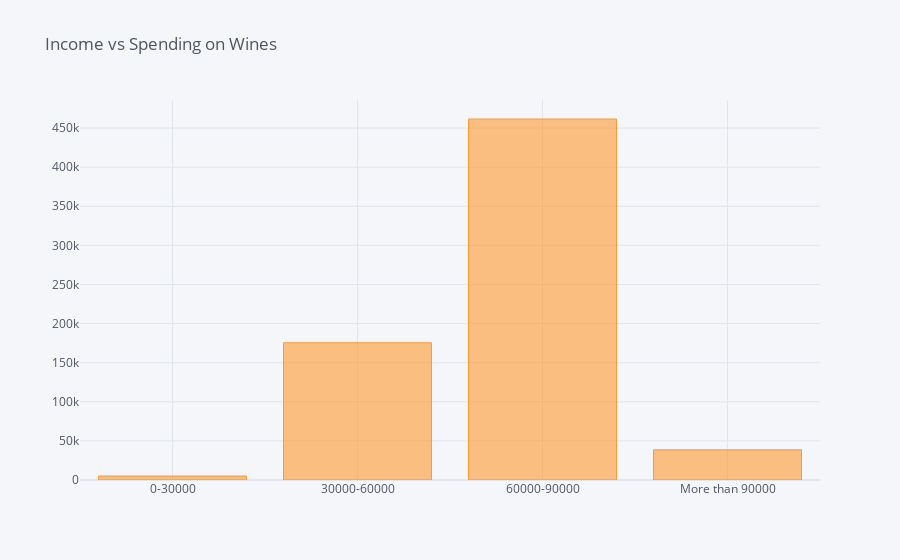
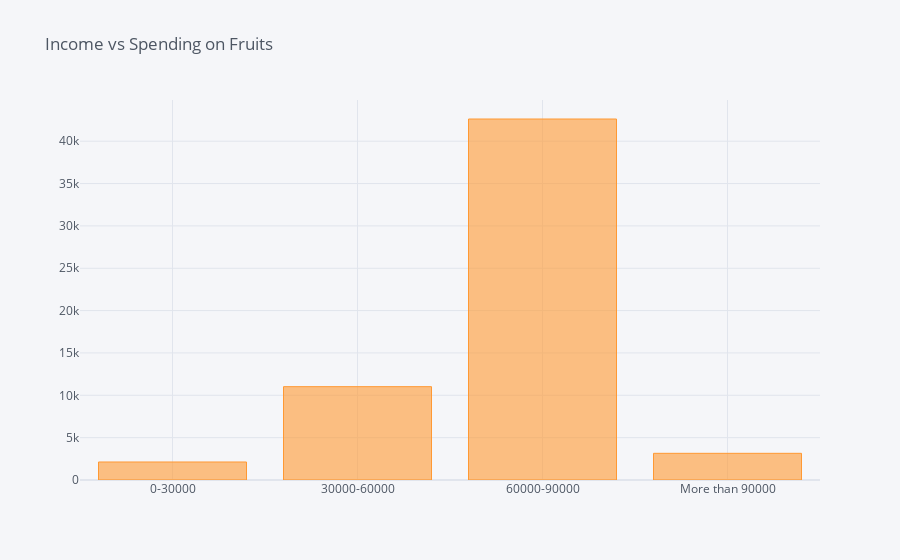
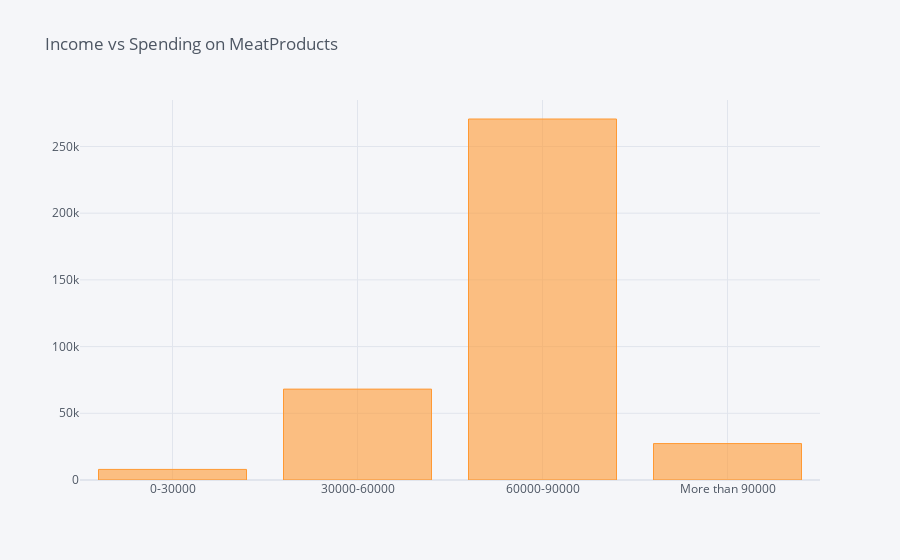
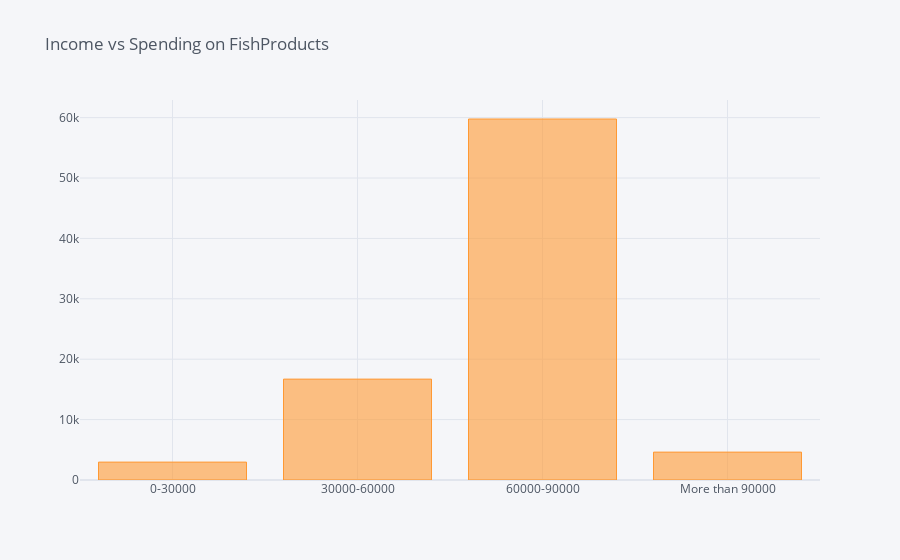

Notebook code for these charts, in order:
### Code cell
for i in cc.columns:
    df.groupby('income_range')[i].sum().iplot(kind='bar',title=' Income vs Spending on ' + i,textposition='outside')

### Figure 1 — Plotly figure (JSON) as saved in the notebook; plotly's stock layout.template omitted (floating-point values rounded to 4 significant figures)
{"data": [{"marker": {"color": "rgba(255, 153, 51, 0.6)", "line": {"color": "rgba(255, 153, 51, 1.0)", "width": 1}}, "name": "Wines", "orientation": "v", "text": "", "type": "bar", "x": ["0-30000", "30000-60000", "60000-90000", "More than 90000"], "y": [5099, 175461, 461611, 38645]}], "layout": {"autosize": true, "legend": {"bgcolor": "#F5F6F9", "font": {"color": "#4D5663"}}, "paper_bgcolor": "#F5F6F9", "plot_bgcolor": "#F5F6F9", "title": {"font": {"color": "#4D5663"}, "text": " Income vs Spending on Wines"}, "xaxis": {"autorange": true, "gridcolor": "#E1E5ED", "range": [-0.5, 3.5], "showgrid": true, "tickfont": {"color": "#4D5663"}, "title": {"font": {"color": "#4D5663"}, "text": ""}, "type": "category", "zerolinecolor": "#E1E5ED"}, "yaxis": {"autorange": true, "gridcolor": "#E1E5ED", "range": [0, 485900.0], "showgrid": true, "tickfont": {"color": "#4D5663"}, "title": {"font": {"color": "#4D5663"}, "text": ""}, "type": "linear", "zerolinecolor": "#E1E5ED"}}}

### Figure 2 — Plotly figure (JSON) as saved in the notebook; plotly's stock layout.template omitted (floating-point values rounded to 4 significant figures)
{"data": [{"marker": {"color": "rgba(255, 153, 51, 0.6)", "line": {"color": "rgba(255, 153, 51, 1.0)", "width": 1}}, "name": "Fruits", "orientation": "v", "text": "", "type": "bar", "x": ["0-30000", "30000-60000", "60000-90000", "More than 90000"], "y": [2126, 11020, 42621, 3150]}], "layout": {"autosize": true, "legend": {"bgcolor": "#F5F6F9", "font": {"color": "#4D5663"}}, "paper_bgcolor": "#F5F6F9", "plot_bgcolor": "#F5F6F9", "title": {"font": {"color": "#4D5663"}, "text": " Income vs Spending on Fruits"}, "xaxis": {"autorange": true, "gridcolor": "#E1E5ED", "range": [-0.5, 3.5], "showgrid": true, "tickfont": {"color": "#4D5663"}, "title": {"font": {"color": "#4D5663"}, "text": ""}, "type": "category", "zerolinecolor": "#E1E5ED"}, "yaxis": {"autorange": true, "gridcolor": "#E1E5ED", "range": [0, 44860.0], "showgrid": true, "tickfont": {"color": "#4D5663"}, "title": {"font": {"color": "#4D5663"}, "text": ""}, "type": "linear", "zerolinecolor": "#E1E5ED"}}}

### Figure 3 — Plotly figure (JSON) as saved in the notebook; plotly's stock layout.template omitted (floating-point values rounded to 4 significant figures)
{"data": [{"marker": {"color": "rgba(255, 153, 51, 0.6)", "line": {"color": "rgba(255, 153, 51, 1.0)", "width": 1}}, "name": "MeatProducts", "orientation": "v", "text": "", "type": "bar", "x": ["0-30000", "30000-60000", "60000-90000", "More than 90000"], "y": [7941, 68126, 270591, 27310]}], "layout": {"autosize": true, "legend": {"bgcolor": "#F5F6F9", "font": {"color": "#4D5663"}}, "paper_bgcolor": "#F5F6F9", "plot_bgcolor": "#F5F6F9", "title": {"font": {"color": "#4D5663"}, "text": " Income vs Spending on MeatProducts"}, "xaxis": {"autorange": true, "gridcolor": "#E1E5ED", "range": [-0.5, 3.5], "showgrid": true, "tickfont": {"color": "#4D5663"}, "title": {"font": {"color": "#4D5663"}, "text": ""}, "type": "category", "zerolinecolor": "#E1E5ED"}, "yaxis": {"autorange": true, "gridcolor": "#E1E5ED", "range": [0, 284800.0], "showgrid": true, "tickfont": {"color": "#4D5663"}, "title": {"font": {"color": "#4D5663"}, "text": ""}, "type": "linear", "zerolinecolor": "#E1E5ED"}}}

### Figure 4 — Plotly figure (JSON) as saved in the notebook; plotly's stock layout.template omitted (floating-point values rounded to 4 significant figures)
{"data": [{"marker": {"color": "rgba(255, 153, 51, 0.6)", "line": {"color": "rgba(255, 153, 51, 1.0)", "width": 1}}, "name": "FishProducts", "orientation": "v", "text": "", "type": "bar", "x": ["0-30000", "30000-60000", "60000-90000", "More than 90000"], "y": [2964, 16704, 59772, 4617]}], "layout": {"autosize": true, "legend": {"bgcolor": "#F5F6F9", "font": {"color": "#4D5663"}}, "paper_bgcolor": "#F5F6F9", "plot_bgcolor": "#F5F6F9", "title": {"font": {"color": "#4D5663"}, "text": " Income vs Spending on FishProducts"}, "xaxis": {"autorange": true, "gridcolor": "#E1E5ED", "range": [-0.5, 3.5], "showgrid": true, "tickfont": {"color": "#4D5663"}, "title": {"font": {"color": "#4D5663"}, "text": ""}, "type": "category", "zerolinecolor": "#E1E5ED"}, "yaxis": {"autorange": true, "gridcolor": "#E1E5ED", "range": [0, 62920.0], "showgrid": true, "tickfont": {"color": "#4D5663"}, "title": {"font": {"color": "#4D5663"}, "text": ""}, "type": "linear", "zerolinecolor": "#E1E5ED"}}}
